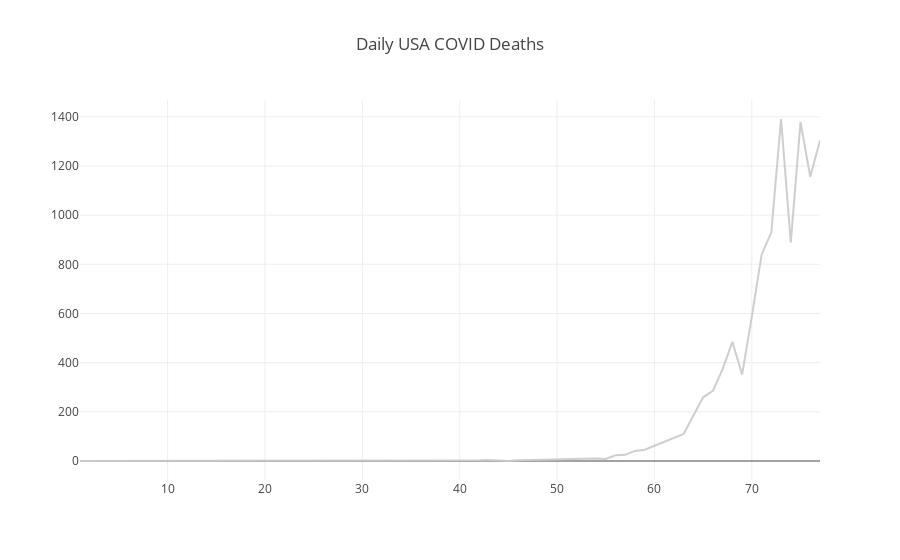

Notebook cell for this chart:
### Markdown cell above
## The Pure “Curve”

Just 2020 COVID-19 Deaths, as reported by the New York Times (<https://github.com/nytimes/covid-19-data>).

### Code cell
val deaths: Seq[Int] = totalNewDaily(state = None).map(_.newDeaths).toSeq

val howManyDays: Int = deaths.size
val ipnBase: Seq[Int] = (1 to howManyDays).map( d => usa2017DailyDeathsResp)


val trace3 = Scatter(
  (1 to howManyDays),
  deaths,
  name = "2020 Covid Daily Deaths",
  mode = ScatterMode(ScatterMode.Lines),
  marker = Marker(
    color = Color.RGBA(204, 204, 204, 0.95),
    line = Line(
      color = Color.RGBA(217, 217, 217, 1.0),
      width = 1.0
    ),
    symbol = Symbol.Circle(),
    size = 3
  )
)

val data = Seq(trace3)

val layout = Layout("Daily USA COVID Deaths")

plot(data, layout)

### Figure 1 — Plotly figure (JSON) as saved in the notebook; plotly's stock layout.template omitted (floating-point values rounded to 4 significant figures)
{"data": [{"marker": {"color": "rgba(204, 204, 204, 0.95)", "line": {"color": "rgba(217, 217, 217, 1.0)", "width": 1}, "size": 3, "symbol": "circle"}, "mode": "lines", "name": "2020 Covid Daily Deaths", "type": "scatter", "x": [1, 2, 3, 4, 5, 6, 7, 8, 9, 10, 11, 12, 13, 14, 15, 16, 17, 18, 19, 20, 21, 22, 23, 24, 25, 26, 27, 28, 29, 30, 31, 32, 33, 34, 35, 36, 37, 38, 39, 40, 41, 42, 43, 44, 45, 46, 47, 48, 49, 50, 51, 52, 53, 54, 55, 56, 57, 58, 59, 60, 61, 62, 63, 64, 65, 66, 67, 68, 69, 70, 71, 72, 73, 74, 75, 76, 77], "y": [0, 0, 0, 0, 0, 0, 0, 0, 0, 0, 0, 0, 0, 0, 0, 0, 0, 0, 0, 0, 0, 0, 0, 0, 0, 0, 0, 0, 0, 0, 0, 0, 0, 0, 0, 0, 0, 0, 0, 1, 2, 3, 4, 2, 0, 3, 4, 3, 4, 5, 6, 6, 7, 10, 8, 23, 25, 41, 46, 62, 78, 93, 110, 185, 259, 285, 374, 485, 352, 587, 838, 930, 1391, 889, 1378, 1156, 1304]}], "layout": {"title": "Daily USA COVID Deaths"}}
